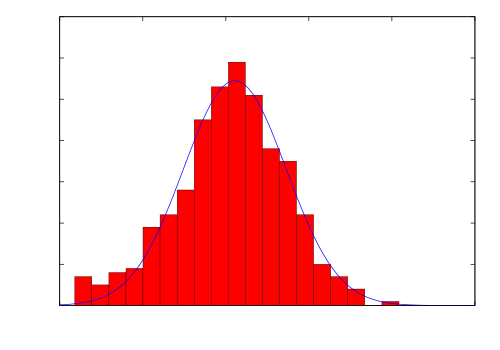

Source code (gnuplot):
clear
reset
file = "beatfrequenzen_neu_iScan_histogramm"
datafile = sprintf('../dat/%s.dat',file)
unset key
set xlabel 'Schwebungsfrequenz [MHz]'
set ylabel 'H"aufigkeit'
set yrange [0:70]
set xrange [0:25]

set style histogram cluster gap 1
set style fill solid border -1

binwidth=1.02725047619
set boxwidth binwidth

A = 100
sigma = 5
mu = 10

set fit errorvariables
gauss(x) = A*exp(-(x-mu)**2/(2*sigma**2))/(sigma*sqrt(2*pi))
fit gauss(x) datafile using 1:2 via sigma,mu,A

set label 1 sprintf('$2\sigma = (%.2f\pm%.2f)\,$MHz',2*sigma,2*sigma_err) at graph 0.55, 0.95
set label 2 sprintf('$A = (%.0f\pm%.0f)\,$MHz',A,A_err) at graph 0.55, 0.88
set label 3 sprintf('$\mu = (%.2f\pm%.2f)\,$MHz',mu,mu_err) at graph 0.55, 0.81


set term push
set term epslatex color 10
set out sprintf('%s.tex',file)

plot datafile using 1:2 smooth freq with boxes,\
gauss(x) title 'Fit' lc 3 lt 1 lw 2
unset out
